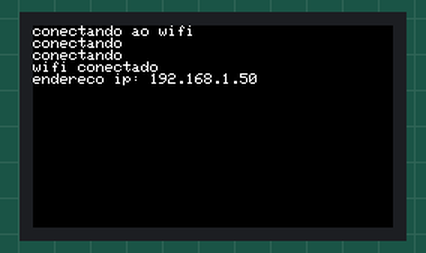
The sketch below on a simulated ESP32-S3. Shown: 240×135 colour display. WiFi joins after 1.5 s; servers stay silent unless stated.

Above: at 2.2 s.

The sketch:

wifi1.ino
```cpp
#include <M5Cardputer.h>
#include <WiFi.h>

void setup(void) {
    M5Cardputer.begin();

    M5Cardputer.Display.println("conectando ao wifi");
    WiFi.begin("ELGUESABAL", "12345678");

    while (WiFi.status() != WL_CONNECTED) {
        M5Cardputer.Display.println("conectando");
        delay(1000);
    }

    M5Cardputer.Display.println("wifi conectado");
    M5Cardputer.Display.print("endereco ip: ");
    M5Cardputer.Display.println(WiFi.localIP());
}

void loop(void) {

}
```
